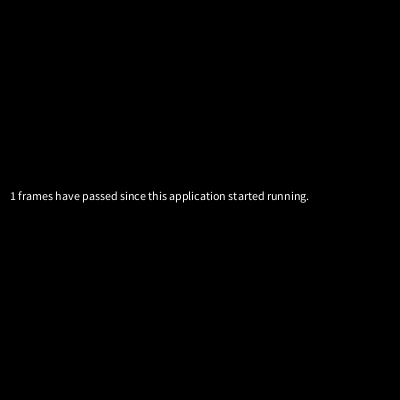
Frame 1 (no input)
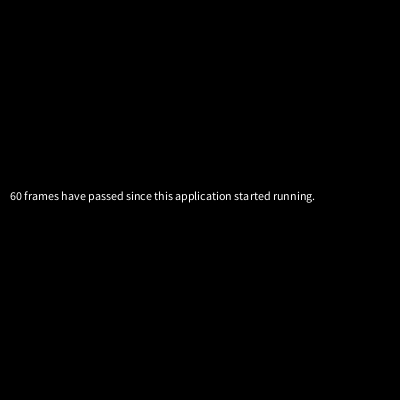
Frame 60 (the mouse pressed at the canvas centre just before this capture)
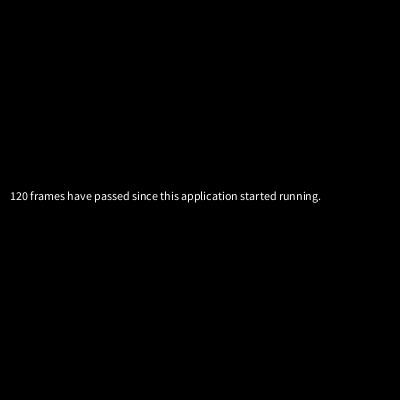
Frame 120 (the mouse held since frame 60 and released just before this capture)

The Processing sketch that drew these frames (run headless with seeded random() and noise(); from frame 60 on, the mouse is pressed at the canvas centre):

// Processing sketch: lesson_09_06_frameCount
// ── lesson_09_06_frameCount.pde
void setup(){
  size(400, 400);
}

void draw(){
  background(0);
  text(frameCount + " frames have passed since this application started running.", 10, height/2);
}
